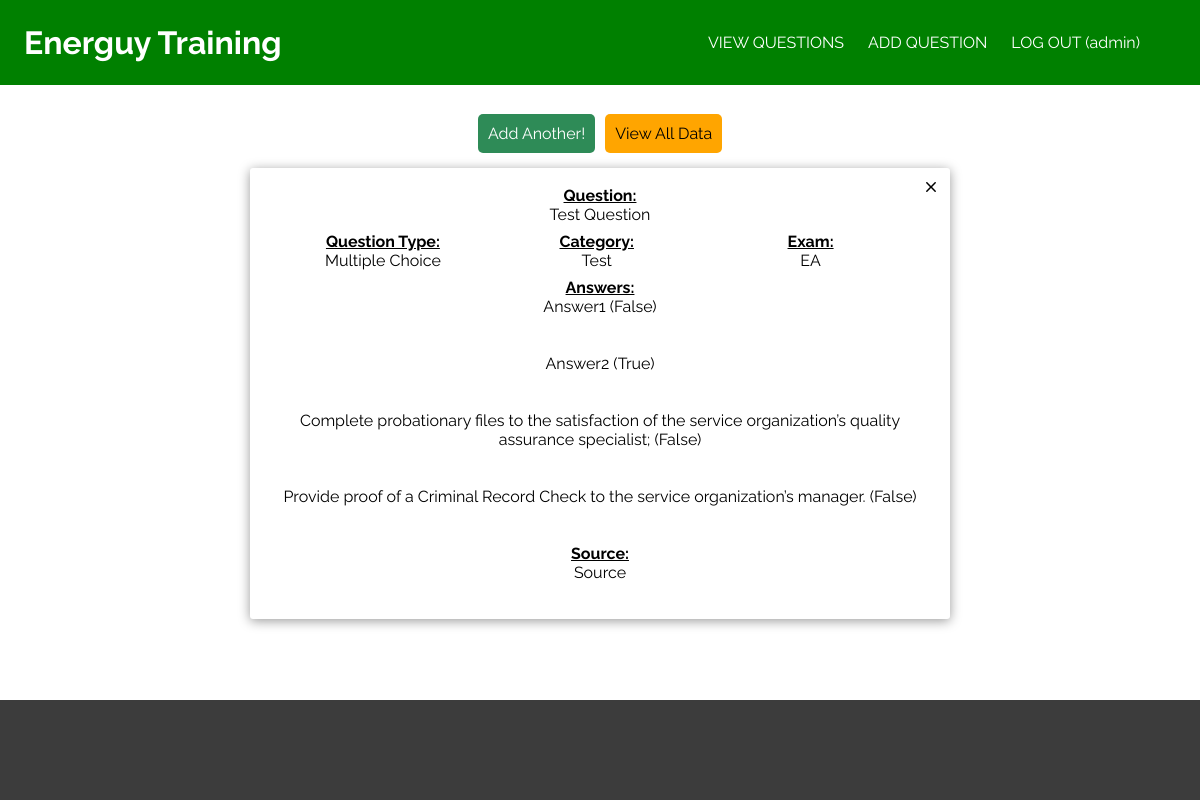
Page /add-another (signed in) on the earlier database version.
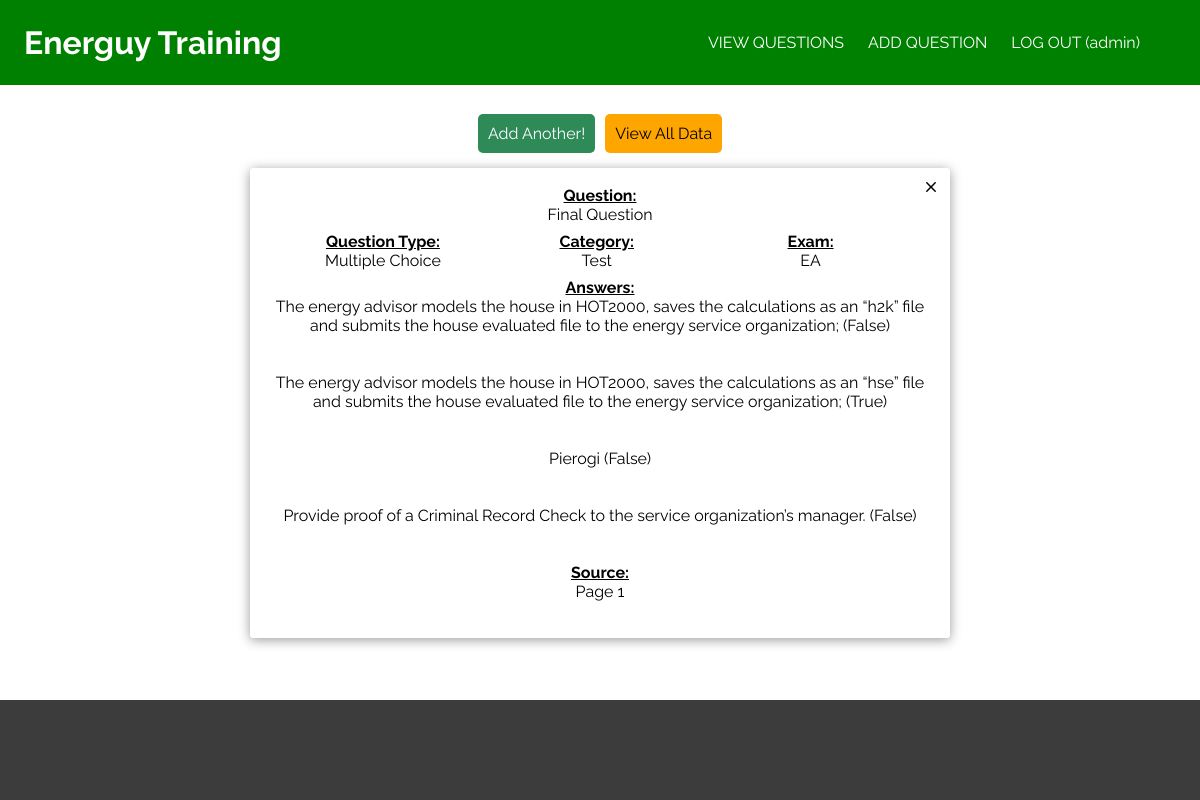
Same page on the later database version.
### package/models.py (models this page shows, shortened)
class Question(db.Model):
  __tablename__ = 'Questions'
  id = db.Column(db.Integer, primary_key=True)
  exam = db.Column(db.String(1000), nullable=False)
  category = db.Column(db.String(1000), nullable=False)
  question = db.Column(db.String(1000), nullable=False)
  question_type = db.Column(db.String(1000), nullable=False)
  question_image = db.Column(db.String(1000), nullable=True)
  answer_1 = db.Column(db.String(2000), nullable=False)
  answer_2 = db.Column(db.String(2000), nullable=False)
  answer_3 = db.Column(db.String(2000), nullable=False)
  answer_4 = db.Column(db.String(2000), nullable=False)
  answers = db.Column(db.String(12000), nullable=False)
  source = db.Column(db.String(1000), nullable=False)

### package/routes.py (the view)
@app.route('/add-another', methods=['GET', 'POST'])
@login_required
def add_another():
  question = Question.query.all()[::-1][0]
  return render_template('add-another.html', title = 'Add Question', question=question)

### package/__init__.py (called while the page is built)
@login_manager.user_loader
def load_user(user_id):
  return User.query.get(int(user_id))

### package/templates/add-another.html (shortened to what this page needs)
{% extends 'base.html' %}
{% block content %}
  <div class="button-container">
    <a class="button seagreen" href="{{ url_for('add_question') }}">Add Another!</a>
    <a class="button" href="{{ url_for('questions') }}">View All Data</a>
  </div>
  <div class="card">
    <div class="questions">
      <div>
        <h4>Question:</h4>
        <p>{{ question.question }}</p>
      </div>
      <div class="types">
        <div>
          <h4>Question Type:</h4>
          <p>{{ question.question_type }}</p>
        </div>
        <div>
          <h4>Category:</h4>
          <p>{{ question.category }}</p>
        </div>
        <div>
          <h4>Exam:</h4>
          <p>{{ question.exam}}</p>
        </div>
      </div>
    </div>
    <div class="answers">
      <h4>Answers:</h4>
      <p>{{ question.answer_1 }}</p><br><p>{{ question.correct_1 }}</p><br>
      <p>{{ question.answer_2 }}</p><br><p>{{ question.correct_2 }}</p><br>
      <p>{{ question.answer_3 }}</p><br><p>{{ question.correct_3 }}</p><br>
      <p>{{ question.answer_4 }}</p><br><p>{{ question.correct_4 }}</p><br>
      <h4>Source:</h4>
      <p>{{ question.source }}</p>
      <br>
    </div>
    <a class="close" href="/delete/{{ question.id }}">
      <img src="{{ url_for('static', filename='icons/close.svg') }}">
    </a>
  </div>
{% endblock content %}

Differences in the rows shown:
removed Question: question "Test Question", question_type "Multiple Choice", category "Test", exam "EA", answer_1 "Answer1 (False)", answer_2 "Answer2 (True)", answer_3 "Complete probationary files to the satisfaction of the service organization’s quality assurance specialist; (False)", answer_4 "Provide proof of a Criminal Record Check to the service organization’s manager. (False)", source "Source"
now on this page (row edited): Question: question "Final Question", question_type "Multiple Choice", category "Test", exam "EA", answer_1 "The energy advisor models the house in HOT2000, saves the calculations as an “h2k” file and submits the house evaluated file to the energy service organization; (False)", answer_2 "The energy advisor models the house in HOT2000, saves the calculations as an “hse” file and submits the house evaluated file to the energy service organization; (True)", answer_3 "Pierogi (False)", answer_4 "Provide proof of a Criminal Record Check to the service organization’s manager. (False)", source "Page 1"
